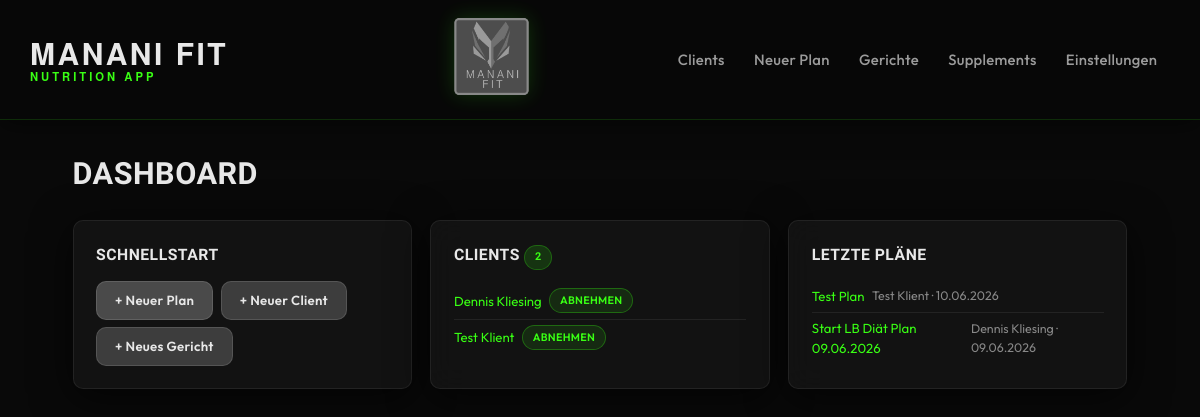
The page / on the database its author committed.
### models.py (models this page shows, shortened)
class Client(db.Model):
    __tablename__ = "clients"
    __allow_unmapped__ = True
    id: int = db.Column(db.Integer, primary_key=True)
    name: str = db.Column(db.String(120), nullable=False)
    email: str | None = db.Column(db.String(200))
    phone: str | None = db.Column(db.String(50))
    birthdate: date | None = db.Column(db.Date)
    gender: str | None = db.Column(db.String(20))
    weight_kg: float | None = db.Column(db.Float)
    height_cm: float | None = db.Column(db.Float)
    goal: str = db.Column(db.String(30), nullable=False, default="Halten")
    restrictions_text: str | None = db.Column(db.Text)
    restriction_tags: str = db.Column(db.Text, default="[]")
    created_at: datetime = db.Column(db.DateTime, default=datetime.utcnow)
    updated_at: datetime = db.Column(
        db.DateTime, default=datetime.utcnow, onupdate=datetime.utcnow
    )
    is_archived: bool = db.Column(db.Boolean, default=False)
    macro_overrides: str | None = db.Column(db.Text, nullable=True)
    plans = db.relationship("MealPlan", back_populates="client", lazy="dynamic")

class MealPlan(db.Model):
    __tablename__ = "meal_plans"
    __allow_unmapped__ = True
    id: int = db.Column(db.Integer, primary_key=True)
    client_id: int = db.Column(db.Integer, db.ForeignKey("clients.id"), nullable=False)
    name: str = db.Column(db.String(200), nullable=False)
    date_created: datetime = db.Column(db.DateTime, default=datetime.utcnow)
    date_modified: datetime = db.Column(
        db.DateTime, default=datetime.utcnow, onupdate=datetime.utcnow
    )
    kcal_target: int = db.Column(db.Integer, nullable=False)
    n_meals: int = db.Column(db.Integer, nullable=False, default=3)
    goal: str = db.Column(db.String(30), nullable=False)
    notes: str | None = db.Column(db.Text)
    status: str = db.Column(db.String(10), default="draft")
    include_supplements: bool = db.Column(db.Boolean, default=False)
    macro_overrides: str | None = db.Column(db.Text, nullable=True)
    client = db.relationship("Client", back_populates="plans")
    meal_slots = db.relationship(
        "MealSlot",
        back_populates="plan",
        order_by="MealSlot.position",
        cascade="all, delete-orphan",
    )
    supplements = db.relationship(
        "PlanSupplement",
        back_populates="plan",
        order_by="PlanSupplement.position",
        cascade="all, delete-orphan",
    )

### app.py (the view)
    @app.route("/")
    def index():
        clients = Client.query.filter_by(is_archived=False).order_by(Client.name).all()
        recent_plans = (
            MealPlan.query.order_by(MealPlan.date_created.desc()).limit(5).all()
        )
        return render_template(
            "index.html", clients=clients, recent_plans=recent_plans
        )

### templates/index.html (shortened to what this page needs)
{% extends "base.html" %}
{% block content %}
<div class="page-header">
  <h1>Dashboard</h1>
</div>
<div class="dashboard-grid">
  <section class="card">
    <h2>Schnellstart</h2>
    <div class="quick-actions">
      <a href="{{ url_for('plans_new') }}" class="btn btn--primary">+ Neuer Plan</a>
      <a href="{{ url_for('clients_new') }}" class="btn btn--secondary">+ Neuer Client</a>
      <a href="{{ url_for('dishes_new') }}" class="btn btn--secondary">+ Neues Gericht</a>
    </div>
  </section>
  <section class="card">
    <h2>Clients <span class="badge">{{ clients|length }}</span></h2>
    {% if clients %}
      <ul class="list-plain">
        {% for c in clients[:8] %}
          <li><a href="{{ url_for('clients_detail', client_id=c.id) }}">{{ c.name }}</a>
            <span class="tag tag--{{ c.goal|lower|replace(' ', '-') }}">{{ c.goal }}</span>
          </li>
        {% endfor %}
      </ul>
    {% else %}
      <p class="empty-hint">Noch keine Clients angelegt.</p>
    {% endif %}
  </section>
  <section class="card">
    <h2>Letzte Pläne</h2>
    {% if recent_plans %}
      <ul class="list-plain">
        {% for p in recent_plans %}
          <li>
            <a href="{{ url_for('plans_edit', plan_id=p.id) }}">{{ p.name }}</a>
            <span class="hint">{{ p.client.name }} · {{ p.date_created.strftime('%d.%m.%Y') }}</span>
          </li>
        {% endfor %}
      </ul>
    {% else %}
      <p class="empty-hint">Noch keine Pläne erstellt.</p>
    {% endif %}
  </section>
</div>
{% endblock %}

### static/css/app.css (style rules this page uses)
:root { --primary: #39ff14; --primary-light: #7fff50; --primary-dim: rgba(57,255,20,.12); --bg: #0d0d0d; --surface: rgba(20,20,20,.88); --surface-light: rgba(36,36,36,.92); --border: rgba(255,255,255,.07); --border-hover: rgba(255,255,255,.14); --text: #e8e8e8; --text-muted: #888; --danger: #e05252; --warning: #c9922a; --success: #2ed573; --radius: 10px; --shadow: 0 8px 40px rgba(0,0,0,.65); --shadow-sm: 0 3px 14px rgba(0,0,0,.4); --nav-h: 120px; }
*, *::before, *::after { box-sizing: border-box; margin: 0; padding: 0; }
html { font-size: 15px; }
body { font-family: 'Outfit', system-ui, sans-serif; background-color: var(--bg); background-image: url('/static/uploads/trainings_plan_logos.png'); background-size: cover; background-position: center; background-attachment: fixed; color: var(--text); line-height: 1.55; min-height: 100vh; position: relative; }
body::before { content: ''; position: fixed; inset: 0; background: rgba(0,0,0,.27); z-index: 0; pointer-events: none; }
a { color: var(--primary); text-decoration: none; }
.page-header { display: flex; align-items: flex-start; justify-content: space-between; gap: 1rem; margin-bottom: 1.5rem; flex-wrap: wrap; }
.page-header h1 { font-family: 'Barlow Semi Condensed', sans-serif; font-size: 2.04rem; font-weight: 700; letter-spacing: .5px; color: var(--text); text-transform: uppercase; }
.btn { display: inline-flex; align-items: center; gap: .35rem; padding: .55rem 1.2rem; border-radius: var(--radius); border: 1px solid rgba(255,255,255,.12); cursor: pointer; font-size: .88rem; font-weight: 600; font-family: 'Outfit', inherit; letter-spacing: .3px; transition: background .2s ease, color .2s ease, border-color .2s ease, box-shadow .2s ease; text-decoration: none !important; white-space: nowrap; background: #3a3a3a; color: var(--text); }
.btn--primary { background: #4a4a4a; color: var(--text); }
.btn--secondary { background: #3d3d3d; color: var(--text); }
.card { background: var(--surface); border: 1px solid var(--border); border-radius: var(--radius); padding: 1.5rem; box-shadow: var(--shadow); margin-bottom: 1.25rem; backdrop-filter: blur(14px); -webkit-backdrop-filter: blur(14px); transition: border-color .2s ease; }
.card h2 { font-family: 'Barlow Semi Condensed', sans-serif; font-size: 1.05rem; font-weight: 700; letter-spacing: .5px; text-transform: uppercase; color: var(--text); margin-bottom: .85rem; }
.dashboard-grid { display: grid; grid-template-columns: 1fr 1fr 1fr; gap: 1.25rem; }
.quick-actions { display: flex; gap: .5rem; flex-wrap: wrap; }
.list-plain { list-style: none; }
.list-plain li { display: flex; align-items: center; gap: .5rem; padding: .35rem 0; border-bottom: 1px solid var(--border); font-size: .88rem; }
.list-plain li:last-child { border-bottom: none; }
.tag { display: inline-block; padding: .22rem .65rem; border-radius: 20px; font-size: .72rem; font-weight: 600; letter-spacing: .3px; text-transform: uppercase; background: rgba(57,255,20,.1); color: var(--primary); border: 1px solid rgba(57,255,20,.3); }
.badge { display: inline-block; padding: .2rem .65rem; border-radius: 20px; font-size: .72rem; font-weight: 700; letter-spacing: .3px; background: rgba(57,255,20,.15); color: var(--primary); border: 1px solid rgba(57,255,20,.25); }
.hint { color: var(--text-muted); font-size: .83rem; }

### rows shown on the page
Client: name "Dennis Kliesing", goal "ABNEHMEN"
Client: name "Test Klient", goal "ABNEHMEN"
MealPlan: name "Test Plan", client.name "Test Klient", date_created "10.06.2026"
MealPlan: name "Start LB Diät Plan 09.06.2026", client.name "Dennis Kliesing", date_created "09.06.2026"

### other values the page prints
{{ clients|length }} "2"
